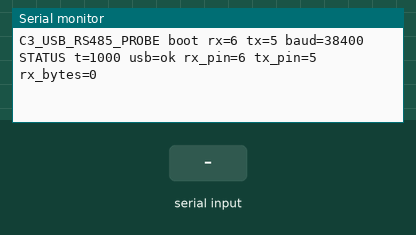
The sketch below on a simulated ESP32. Parts: the last lines printed to the serial monitor. Inputs (shaded band) come from the test bench.

Above: at 1.4 s.
1.5 s: "1" received over the second serial link
At 1.9 s:
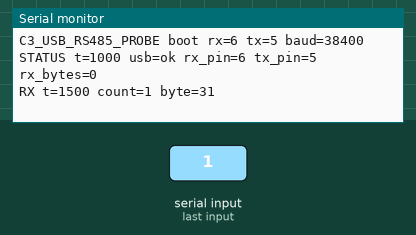
3.0 s: "0" received over the second serial link
At 3.8 s:
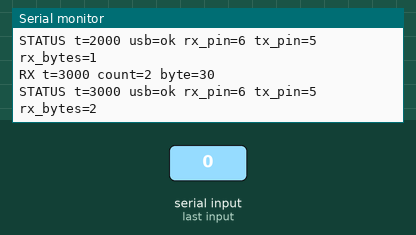
4.5 s: "2" received over the second serial link
At 5.8 s:
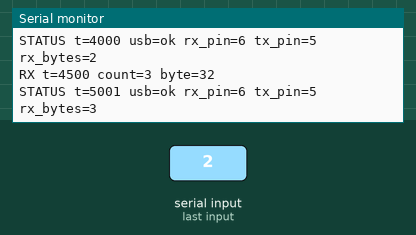
Timing chart, 0 to 7.5 s (numbered marks = the images above; inputs shaded):
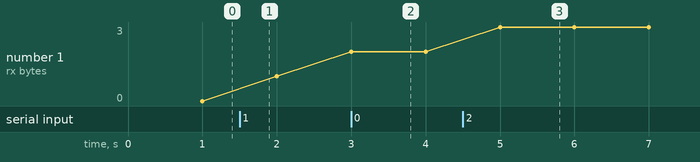

The sketch:

c3_usb_rs485_probe.ino
```cpp
#include <Arduino.h>

static const uint32_t USB_BAUD = 115200;
static const uint32_t RS485_BAUD = 38400;
static const int RS485_RX_PIN = 6;
static const int RS485_TX_PIN = 5;

static uint32_t rxBytes = 0;
static uint32_t lastStatusMs = 0;

void setup() {
  Serial.begin(USB_BAUD);
  Serial1.setRxBufferSize(2048);
  Serial1.begin(RS485_BAUD, SERIAL_8N1, RS485_RX_PIN, RS485_TX_PIN);
  delay(250);
  Serial.println("C3_USB_RS485_PROBE boot rx=6 tx=5 baud=38400");
}

void loop() {
  while (Serial1.available() > 0) {
    const int value = Serial1.read();
    if (value < 0) {
      break;
    }
    ++rxBytes;
    Serial.printf("RX t=%lu count=%lu byte=%02X\r\n",
                  (unsigned long)millis(),
                  (unsigned long)rxBytes,
                  (unsigned int)(uint8_t)value);
  }

  const uint32_t now = millis();
  if (now - lastStatusMs >= 1000) {
    lastStatusMs = now;
    Serial.printf("STATUS t=%lu usb=ok rx_pin=6 tx_pin=5 rx_bytes=%lu\r\n",
                  (unsigned long)now,
                  (unsigned long)rxBytes);
  }
  delay(1);
}
```

Measured:
- after the input at 1.5 s, the serial monitor: prints a new line at once (image 1)
- after the input at 3.0 s, the serial monitor: prints a new line at once (image 2)
- after the input at 4.5 s, the serial monitor: prints a new line at once (image 3)
- plotted number 1: 0 → 1 after the input at 1.5 s, 1 → 2 after the input at 3.0 s, 2 → 3 after the input at 4.5 s
